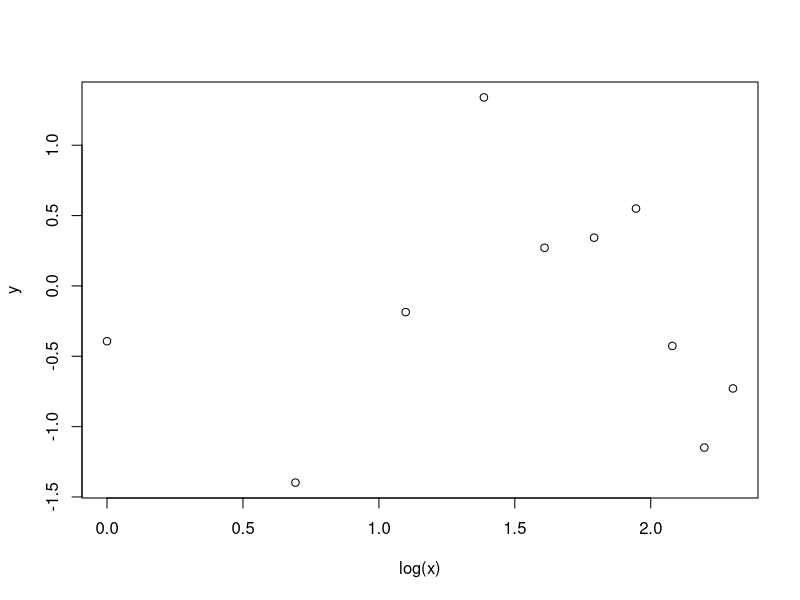

Reproduce this figure in R.
# My R script for squirrel_day

#Linear regression of random numbers vs log(1:10)
x <- c(1:10)
y <- rnorm(10)
plot(y~log(x))
summary(lm(y~log(x)))

